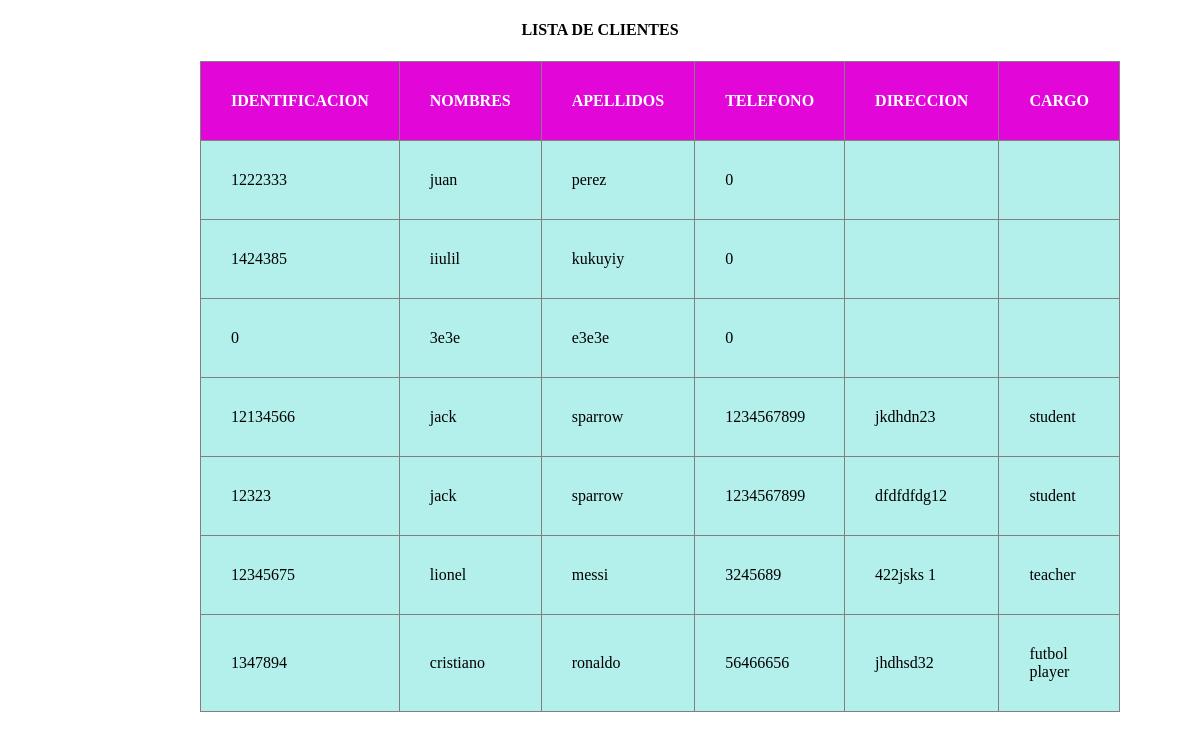
The page /lista.php on the database its author committed.
### tables this page shows
CREATE TABLE `aprendices` (
  `identificacion` int(15) NOT NULL,
  `nombres` varchar(30) NOT NULL,
  `apellidos` varchar(30) NOT NULL,
  `telefono` int(10) NOT NULL,
  `direccion` varchar(40) NOT NULL,
  `cargo` varchar(50) NOT NULL
);

### lista.php (the view, shortened to what this page needs)
<?php
	$conexion=mysqli_connect('localhost','root','','sena');
 ?>
<!DOCTYPE html>
<html>
<head>
</head>
<body>
  <div class="container">
   <center><h4>LISTA DE CLIENTES</h4></center>
<table border="1">
    <tr>
        <th>IDENTIFICACION</th>
        <th>NOMBRES</th>
        <th>APELLIDOS</th>
        <th>TELEFONO</th>
        <th>DIRECCION</th>
        <th>CARGO</th>
    </tr>
    <?php
    $sql = "select * from aprendices";
    $resultado = mysqli_query($conexion, $sql);
    while ($mostrar = mysqli_fetch_assoc($resultado)) {
    ?>
    <tr>
        <td><?php echo $mostrar['identificacion'] ?></td>
        <td><?php echo $mostrar['nombres'] ?></td>
        <td><?php echo $mostrar['apellidos'] ?></td>
        <td><?php echo $mostrar['telefono'] ?></td>
        <td><?php echo $mostrar['direccion'] ?></td>
        <td><?php echo $mostrar['cargo'] ?></td>
    </tr>
    <?php
    }
    ?>
</table>
</body>
</html>

### lista.php (style rules this page uses)
body { background: background-size cover; background-position: 0px; height: calc(90vh - 60px) }
table { width: 100%; border-collapse: collapse; margin-bottom: 20px; background-color: #B3EFEB ; }
th, td { padding: 30px; text-align: left; border-bottom: 0px solid #ddd; }
th { background-color: #E306D9; color: white; }
.container { max-width: 800px; margin: 0 auto; }

### rows shown on the page
aprendices: identificacion "1222333", nombres "juan", apellidos "perez", telefono "0"
aprendices: identificacion "1424385", nombres "iiulil", apellidos "kukuyiy", telefono "0"
aprendices: identificacion "0", nombres "3e3e", apellidos "e3e3e", telefono "0"
aprendices: identificacion "12134566", nombres "jack", apellidos "sparrow", telefono "1234567899", direccion "jkdhdn23", cargo "student"
aprendices: identificacion "12323", nombres "jack", apellidos "sparrow", telefono "1234567899", direccion "dfdfdfdg12", cargo "student"
aprendices: identificacion "12345675", nombres "lionel", apellidos "messi", telefono "3245689", direccion "422jsks 1", cargo "teacher"
aprendices: identificacion "1347894", nombres "cristiano", apellidos "ronaldo", telefono "56466656", direccion "jhdhsd32", cargo "futbol player"
